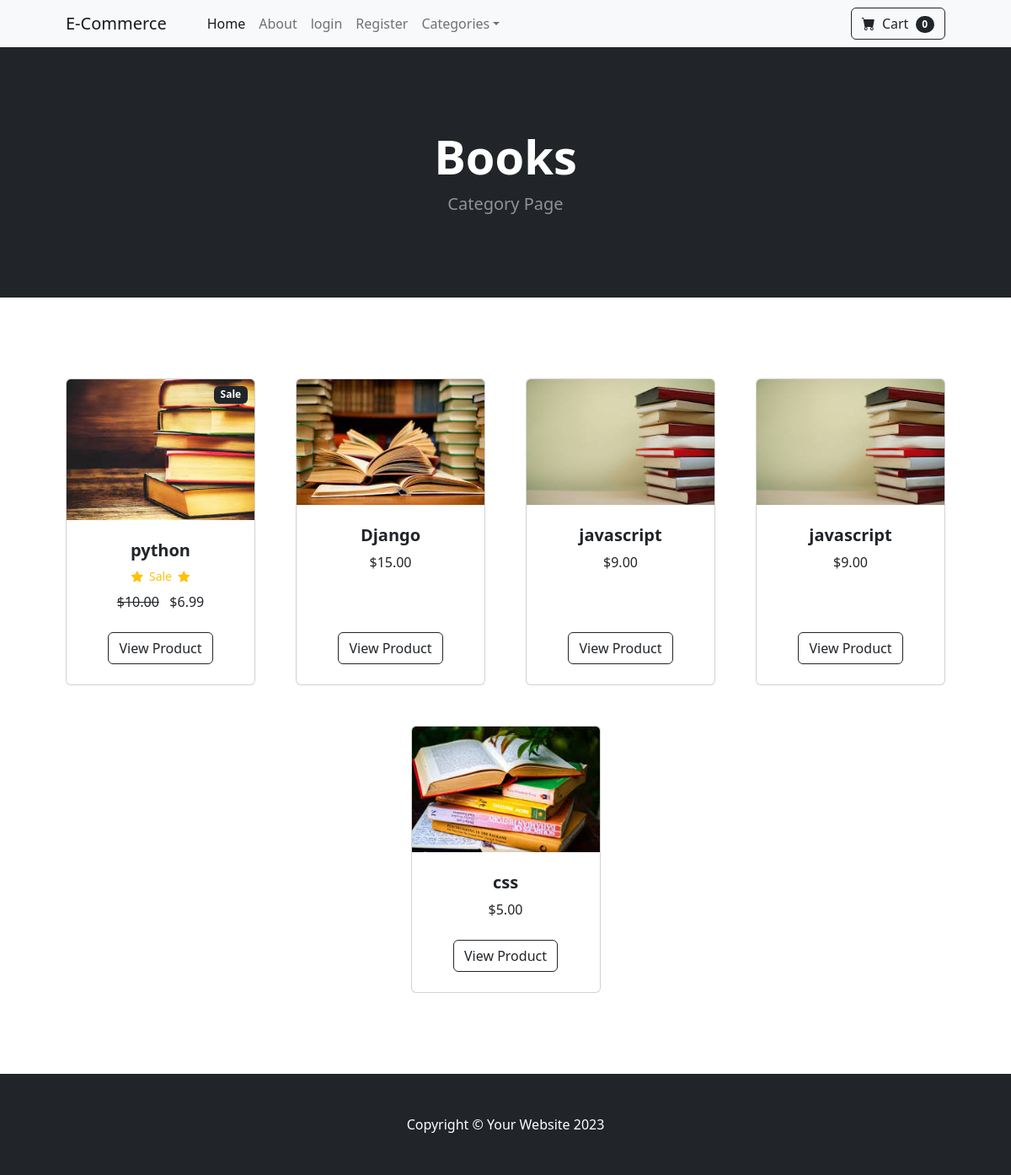
/category/Books, run on the app's committed database.
### store/models.py (models this page shows, shortened)
class Category(models.Model):
    name = models.CharField(max_length=50)
    def __str__(self):
        return self.name
    class Meta:
        verbose_name_plural = 'categories'

class Product(models.Model):
    name = models.CharField(max_length=100)
    price = models.DecimalField(default=0,decimal_places=2,max_digits=6)
    category = models.ForeignKey(Category,on_delete=models.CASCADE,default=1)
    discription = models.CharField(max_length=250,default='',blank=True,null=True)
    image = models.ImageField(upload_to='uploads/product/')
    is_sale = models.BooleanField(default=False)
    sale_price = models.DecimalField(default=0,decimal_places=2,max_digits=6)

### store/views.py (the view)
# urls.py: path('category/<str:foo>',views.category,name='category'),
def category(request,foo):
    foo = foo.replace('-',' ')
    try:
        category = Category.objects.get(name=foo)
        products = Product.objects.filter(category=category)
        return render(request,'category.html',{'products':products,'category':category})
    except:
        messages.success(request,('That Category Dose not exist'))
        return redirect('home')

### cart/cart.py (called while the page is built)
    def __len__(self):
        return len(self.cart)

### cart/context_processors.py (called while the page is built)
def cart(request):
    return {'cart':Cart(request)}

### store/templates/category.html
{% extends 'base.html' %}
{% block content %}
        <header class="bg-dark py-5">
            <div class="container px-4 px-lg-5 my-5">
                <div class="text-center text-white">
                    <h1 class="display-4 fw-bolder">{{ category }}</h1>
                    <p class="lead fw-normal text-white-50 mb-0">Category Page</p>
                </div>
            </div>
        </header>
        <section class="py-5">
            <div class="container px-4 px-lg-5 mt-5">
                <div class="row gx-4 gx-lg-5 row-cols-2 row-cols-md-3 row-cols-xl-4 justify-content-center">
                    {% for product in products %}
                    {% if product.is_sale %}
                    <div class="col mb-5">
                        <div class="card h-100">
                            <div class="badge bg-dark text-white position-absolute" style="top: 0.5rem; right: 0.5rem">
                            Sale
                            </div>
                            <img class="card-img-top" src="{{ product.image.url }}" alt="..." />
                            <div class="card-body p-4">
                                <div class="text-center">
                                    <h5 class="fw-bolder">{{product.name}}</h5>
                                   <div class="d-flex justify-content-center small text-warning mb-2">
                                        <div class="bi-star-fill"></div>
                                        &nbsp;&nbsp;Sale&nbsp;&nbsp;
                                        <div class="bi-star-fill"></div>
                                    </div>
                                    <strike>${{product.price}}</strike>
                                                    &nbsp;
                                            ${{product.sale_price}}
                                </div>
                            </div>
                            <div class="card-footer p-4 pt-0 border-top-0 bg-transparent">
                                <div class="text-center"><a class="btn btn-outline-dark mt-auto" href="{% url 'product' product.id %}">View Product</a></div>
                            </div>
                        </div>
                    </div>
                    {% else %}
                    <div class="col mb-5">
                        <div class="card h-100">
                            <img class="card-img-top" src="{{ product.image.url }}" alt="..." />
                            <div class="card-body p-4">
                                <div class="text-center">
                                    <h5 class="fw-bolder">{{product.name}}</h5>
                                    ${{product.price}}
                                </div>
                            </div>
                            <div class="card-footer p-4 pt-0 border-top-0 bg-transparent">
                                <div class="text-center"><a class="btn btn-outline-dark mt-auto" href="{% url 'product' product.id %}">View Product</a></div>
                            </div>
                        </div>
                    </div>
                       {% endif %}
                    {% endfor %}
                </div>
            </div>
        </section>
       {% endblock %}

### data on the page
Category: name "Books"
Product: image (picture), name "python", price "10.00", sale_price "6.99"
Product: image (picture), name "Django", price "15.00"
Product: image (picture), name "javascript", price "9.00"
Product: image (picture), name "javascript", price "9.00"
Product: image (picture), name "css", price "5.00"

### other printed values
{{ cart|length }} "0"
